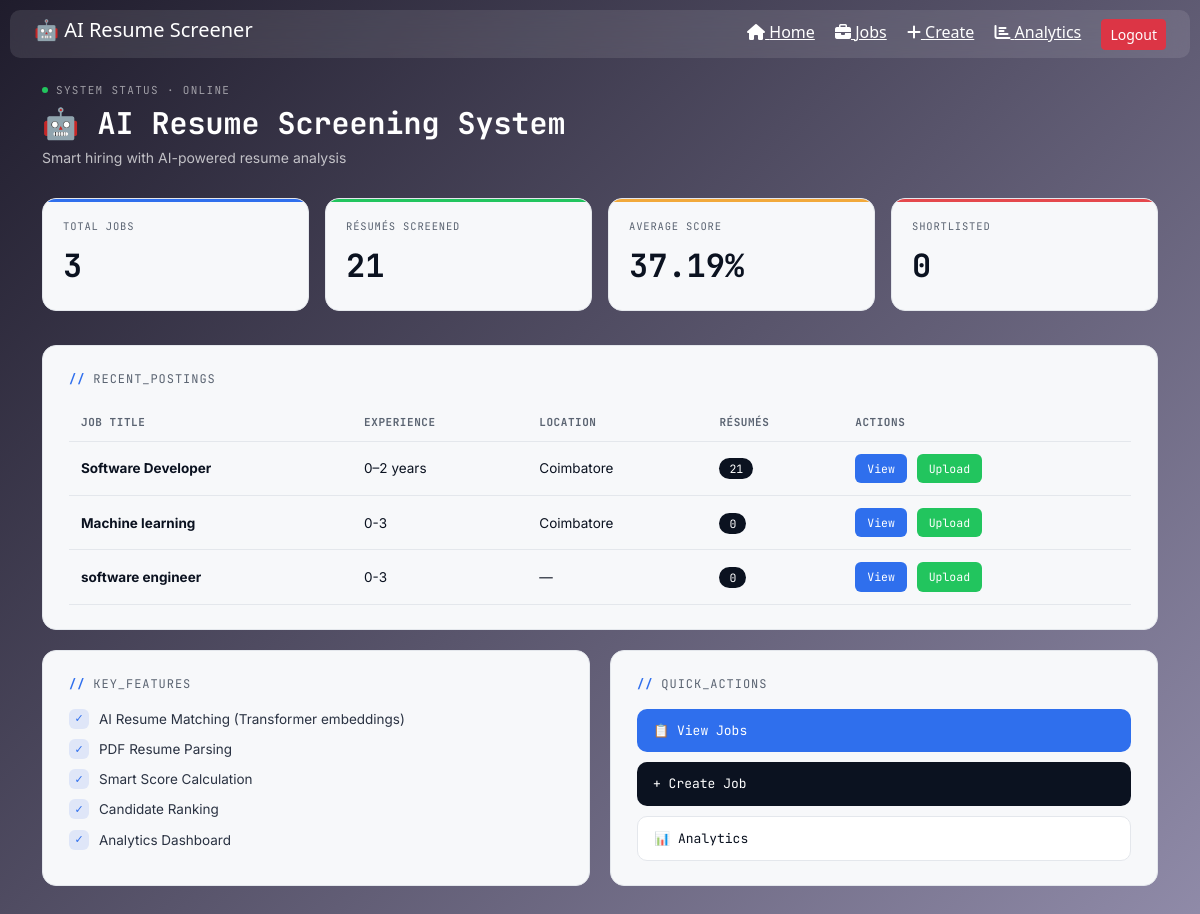
The app's page / (signed in) with its own data.
### app/models.py (models this page shows, shortened)
class Job(models.Model):
    title = models.CharField(max_length=200)
    description = models.TextField()
    skills = models.CharField(max_length=300, blank=True)
    experience = models.CharField(max_length=100, blank=True)
    education = models.CharField(max_length=200, blank=True)
    location = models.CharField(max_length=100, blank=True)
    qualification = models.CharField(max_length=100, blank=True)         # e.g. "B.E. / B.Tech"
    eligible_branches = models.CharField(max_length=300, blank=True)      # e.g. "CSE, IT, AIML, AIDS"
    current_semester = models.CharField(max_length=50, blank=True)        # e.g. "7th semester"
    expected_graduation = models.CharField(max_length=50, blank=True)     # e.g. "June/July 2027"
    min_tenth_percentage = models.FloatField(null=True, blank=True)       # e.g. 75.0
    min_twelfth_percentage = models.FloatField(null=True, blank=True)     # e.g. 70.0
    min_cgpa = models.FloatField(null=True, blank=True)                   # e.g. 6.5
    stipend = models.CharField(max_length=100, blank=True)                # e.g. "₹25,000/month"
    work_mode = models.CharField(max_length=50, blank=True)               # e.g. "Work from Office"
    additional_requirements = models.TextField(blank=True)                # relocation, full-time commitment etc.

### app/views.py (the view)
# urls.py: path('', views.home, name='home'),
@login_required
def home(request):
    jobs = Job.objects.all().order_by('-id')
    job_data = []
    for job in jobs:
        resumes = Resume.objects.filter(job=job).order_by('-score')
        job_data.append({
            'job': job,
            'resumes': resumes
        })
    return render(request, 'app/home.html', {
        'job_data': job_data,
        'total_jobs': Job.objects.count(),
        'total_resumes': Resume.objects.count(),
        'avg_score': round(Resume.objects.aggregate(avg=Avg('score'))['avg'] or 0, 2),
        'shortlisted': Resume.objects.filter(score__gte=70).count()
    })

### app/templates/app/home.html (shortened to what this page needs)
{% extends 'app/base.html' %}
{% block content %}
<div class="hp-page">
  <div class="hp-eyebrow"><span class="hp-dot"></span> SYSTEM STATUS · ONLINE</div>
  <h1 class="hp-heading">🤖 AI Resume Screening System</h1>
  <p class="hp-sub">Smart hiring with AI-powered resume analysis</p>
  <div class="hp-stats">
    <div class="hp-tile t-blue">
      <div class="hp-tile-label">Total Jobs</div>
      <div class="hp-tile-value">{{ total_jobs }}</div>
    </div>
    <div class="hp-tile t-green">
      <div class="hp-tile-label">Résumés Screened</div>
      <div class="hp-tile-value">{{ total_resumes }}</div>
    </div>
    <div class="hp-tile t-amber">
      <div class="hp-tile-label">Average Score</div>
      <div class="hp-tile-value">{{ avg_score }}%</div>
    </div>
    <div class="hp-tile t-red">
      <div class="hp-tile-label">Shortlisted</div>
      <div class="hp-tile-value">{{ shortlisted }}</div>
    </div>
  </div>
  <div class="hp-card">
    <div class="hp-section-label">recent_postings</div>
    <div class="hp-table-wrap">
      <table class="hp-table">
        <thead>
          <tr>
            <th>Job Title</th>
            <th>Experience</th>
            <th>Location</th>
            <th>Résumés</th>
            <th>Actions</th>
          </tr>
        </thead>
        <tbody>
          {% for item in job_data %}
          <tr>
            <td><b>{{ item.job.title }}</b></td>
            <td>{{ item.job.experience|default:"—" }}</td>
            <td>{{ item.job.location|default:"—" }}</td>
            <td><span class="hp-count-chip">{{ item.resumes|length }}</span></td>
            <td>
              <a href="/job/{{ item.job.id }}/" class="hp-action-link hp-action-view">View</a>
              <a href="/upload/{{ item.job.id }}/" class="hp-action-link hp-action-upload">Upload</a>
            </td>
          </tr>
          {% empty %}
          <tr><td colspan="5" class="hp-empty">No jobs available</td></tr>
          {% endfor %}
        </tbody>
      </table>
    </div>
  </div>
  <div class="hp-bottom-grid">
    <div class="hp-card">
      <div class="hp-section-label">key_features</div>
      <ul class="hp-feature-list">
        <li><span class="hp-feature-icon">✓</span> AI Resume Matching (Transformer embeddings)</li>
        <li><span class="hp-feature-icon">✓</span> PDF Resume Parsing</li>
        <li><span class="hp-feature-icon">✓</span> Smart Score Calculation</li>
        <li><span class="hp-feature-icon">✓</span> Candidate Ranking</li>
        <li><span class="hp-feature-icon">✓</span> Analytics Dashboard</li>
      </ul>
    </div>
    <div class="hp-card">
      <div class="hp-section-label">quick_actions</div>
      <div class="hp-quick-actions">
        <a href="/jobs/" class="hp-quick-btn qa-blue">📋 View Jobs</a>
        <a href="/create-job/" class="hp-quick-btn qa-ink">+ Create Job</a>
        <a href="/analytics/" class="hp-quick-btn qa-outline">📊 Analytics</a>
      </div>
    </div>
  </div>
</div>
{% endblock %}

### app/templates/app/base.html (style rules this page uses)
body { background: linear-gradient(135deg, #1f1c2c, #928dab); min-height: 100vh; font-family: 'Segoe UI', sans-serif; }

### app/templates/app/home.html (style rules this page uses)
.hp-page { --ink: #0B1220; --paper: #F7F8FA; --blue: #2F6FED; --amber: #F2A93B; --green: #22C55E; --red: #E5484D; --slate: #5B6472; --line: #E4E7EC; font-family: 'Inter', sans-serif; color: var(--ink); max-width: 1180px; margin: 0 auto 60px auto; }
.hp-page * { box-sizing: border-box; }
.hp-eyebrow { font-family: 'JetBrains Mono', 'Courier New', monospace; font-size: 11px; letter-spacing: 0.12em; text-transform: uppercase; color: rgba(255,255,255,0.55); margin-bottom: 6px; display: flex; align-items: center; gap: 8px; }
.hp-eyebrow .hp-dot { width: 6px; height: 6px; border-radius: 50%; background: var(--green); display: inline-block; }
.hp-heading { font-family: 'JetBrains Mono', 'Courier New', monospace; font-weight: 700; font-size: 30px; color: #fff; margin: 0 0 6px 0; }
.hp-sub { color: rgba(255,255,255,0.7); font-size: 14px; margin-bottom: 30px; }
.hp-stats { display: grid; grid-template-columns: repeat(4, 1fr); gap: 16px; margin-bottom: 34px; }
.hp-tile { background: var(--paper); border: 1px solid var(--line); border-radius: 14px; padding: 20px; position: relative; overflow: hidden; }
.hp-tile::before { content: ""; position: absolute; top: 0; left: 0; width: 100%; height: 3px; }
.hp-tile.t-blue::before { background: var(--blue); }
.hp-tile.t-green::before { background: var(--green); }
.hp-tile.t-amber::before { background: var(--amber); }
.hp-tile.t-red::before { background: var(--red); }
.hp-tile-label { font-family: 'JetBrains Mono', 'Courier New', monospace; font-size: 10.5px; letter-spacing: 0.08em; text-transform: uppercase; color: var(--slate); margin-bottom: 8px; }
.hp-tile-value { font-family: 'JetBrains Mono', 'Courier New', monospace; font-weight: 700; font-size: 32px; color: var(--ink); }
.hp-card { background: var(--paper); border: 1px solid var(--line); border-radius: 14px; padding: 24px 26px; margin-bottom: 20px; }
.hp-section-label { font-family: 'JetBrains Mono', 'Courier New', monospace; font-size: 12px; letter-spacing: 0.08em; text-transform: uppercase; color: var(--slate); margin-bottom: 16px; display: flex; align-items: center; gap: 8px; }
.hp-section-label::before { content: "//"; color: var(--blue); font-weight: 700; }
.hp-table-wrap { overflow-x: auto; }
.hp-table { width: 100%; border-collapse: collapse; font-size: 13.5px; }
.hp-table thead th { text-align: left; font-family: 'JetBrains Mono', 'Courier New', monospace; font-size: 11px; letter-spacing: 0.05em; text-transform: uppercase; color: var(--slate); border-bottom: 1px solid var(--line); padding: 10px 12px; }
.hp-table tbody td { padding: 12px; border-bottom: 1px solid var(--line); vertical-align: middle; }
.hp-count-chip { font-family: 'JetBrains Mono', 'Courier New', monospace; font-size: 11.5px; background: var(--ink); color: #fff; padding: 3px 10px; border-radius: 999px; }
.hp-action-link { font-family: 'JetBrains Mono', 'Courier New', monospace; font-size: 11.5px; padding: 6px 12px; border-radius: 6px; text-decoration: none; margin-right: 6px; display: inline-block; }
.hp-action-view { background: var(--blue); color: #fff; }
.hp-action-upload { background: var(--green); color: #fff; }
.hp-bottom-grid { display: grid; grid-template-columns: 1fr 1fr; gap: 20px; }
.hp-feature-list { list-style: none; padding: 0; margin: 0; display: flex; flex-direction: column; gap: 10px; }
.hp-feature-list li { font-size: 13.5px; display: flex; align-items: center; gap: 10px; color: #2A3242; }
.hp-feature-icon { width: 20px; height: 20px; border-radius: 6px; background: rgba(47,111,237,0.12); color: var(--blue); display: flex; align-items: center; justify-content: center; font-size: 11px; flex-shrink: 0; }
.hp-quick-actions { display: flex; flex-direction: column; gap: 10px; }
.hp-quick-btn { font-family: 'JetBrains Mono', 'Courier New', monospace; font-size: 13px; padding: 12px 16px; border-radius: 10px; text-decoration: none; display: flex; align-items: center; gap: 10px; transition: transform 0.15s ease; }
.hp-quick-btn.qa-blue { background: var(--blue); color: #fff; }
.hp-quick-btn.qa-ink { background: var(--ink); color: #fff; }
.hp-quick-btn.qa-outline { background: #fff; color: var(--ink); border: 1px solid var(--line); }

### records on screen
Job: job "Software Developer", job.experience "0–2 years", job.location "Coimbatore", resumes|length "21"
Job: job "Machine learning", job.experience "0-3", job.location "Coimbatore", resumes|length "0"
Job: job "software engineer", job.experience "0-3", job.location "—", resumes|length "0"

### other values on screen
{{ total_jobs }} "3"
{{ total_resumes }} "21"
{{ avg_score }} "37.19"
{{ shortlisted }} "0"
